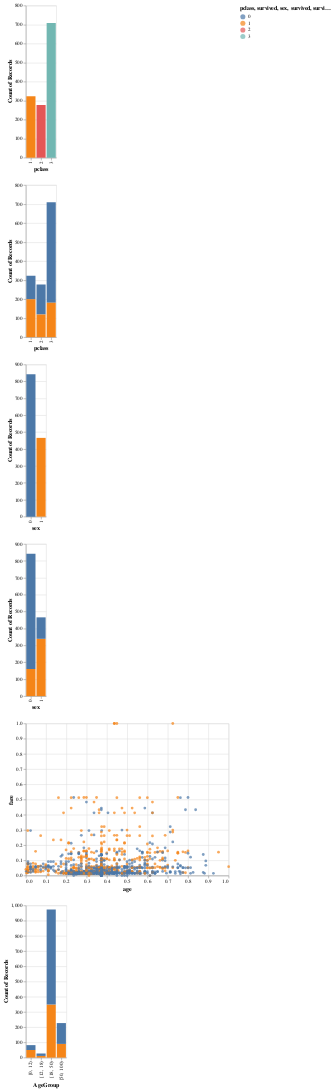

Source (notebook cell):
### Markdown cell above
* เมื่อเตรียมข้อมูลพร้อมแล้ว ให้หาความสัมพันธ์ของตัวแปรต่อไปนี้จากข้อมูล ซึ่งอาจนำเสนอด้วยสถิติและแผนภูมิหรือกราฟก็ได้: \
    i. (10 points) survived และ pclass \
    ii. (10 points) survived และ sex \
    iii. (10 points) survived และ age \
    iv. (10 points) จำนวนสมาชิกครอบครัวที่รอดชีวิต และ Fare

### Code cell
# สร้างแผนภูมิสรุปข้อมูลเพื่อหาคุณลักษณะของผู้โดยสารเรือไททานิค และศึกษาเกี่ยวกับการเสียชีวิตของผู้โดยสาร



# สร้างแผนภูมิแท่งแสดงจำนวนผู้โดยสารในแต่ละชั้นโดยสาร
bar_chart_pclass = alt.Chart(titanic).mark_bar().encode(
    x='pclass:O',
    y='count()',
    color='pclass:N'
)

# สร้างแผนภูมิแท่งแสดงจำนวนผู้โดยสารที่รอดชีวิตและเสียชีวิตในแต่ละชั้นโดยสาร
bar_chart_survived = alt.Chart(titanic).mark_bar().encode(
    x='pclass:O',
    y='count()',
    color='survived:N'
)

# สร้างแผนภูมิแท่งแสดงจำนวนผู้โดยสารชายและหญิง
bar_chart_sex = alt.Chart(titanic).mark_bar().encode(
    x='sex:O',
    y='count()',
    color='sex:N'
)

# สร้างแผนภูมิแท่งแสดงจำนวนผู้โดยสารที่รอดชีวิตและเสียชีวิตตามเพศ
bar_chart_survived_sex = alt.Chart(titanic).mark_bar().encode(
    x='sex:O',
    y='count()',
    color='survived:N'
)

# สร้างแผนภูมิกระจายแสดงความสัมพันธ์ระหว่างอายุและค่าโดยสาร
scatter_chart_age_fare = alt.Chart(titanic).mark_circle().encode(
    x='age',
    y='fare',
    color='survived:N'
)

# สร้างแผนภูมิแสดงจำนวนผู้โดยสารที่รอดชีวิตและเสียชีวิตตามกลุ่มอายุ
bar_chart_survived_agegroup = alt.Chart(titanic).mark_bar().encode(
    x='AgeGroup:O',
    y='count()',
    color='survived:N'
)

# แสดงแผนภูมิทั้งหมด
(bar_chart_pclass & bar_chart_survived & bar_chart_sex & bar_chart_survived_sex & scatter_chart_age_fare & bar_chart_survived_agegroup)

### Figure 1 — Vega-Lite specification as saved in the notebook (floating-point values rounded to 4 significant figures; data arrays with more than 128 entries replaced by an {"elided": "..."} marker saying what was removed)
{"config": {"view": {"continuousWidth": 400, "continuousHeight": 300}}, "vconcat": [{"mark": "bar", "encoding": {"color": {"field": "pclass", "type": "nominal"}, "x": {"field": "pclass", "type": "ordinal"}, "y": {"aggregate": "count", "type": "quantitative"}}}, {"mark": "bar", "encoding": {"color": {"field": "survived", "type": "nominal"}, "x": {"field": "pclass", "type": "ordinal"}, "y": {"aggregate": "count", "type": "quantitative"}}}, {"mark": "bar", "encoding": {"color": {"field": "sex", "type": "nominal"}, "x": {"field": "sex", "type": "ordinal"}, "y": {"aggregate": "count", "type": "quantitative"}}}, {"mark": "bar", "encoding": {"color": {"field": "survived", "type": "nominal"}, "x": {"field": "sex", "type": "ordinal"}, "y": {"aggregate": "count", "type": "quantitative"}}}, {"mark": "circle", "encoding": {"color": {"field": "survived", "type": "nominal"}, "x": {"field": "age", "type": "quantitative"}, "y": {"field": "fare", "type": "quantitative"}}}, {"mark": "bar", "encoding": {"color": {"field": "survived", "type": "nominal"}, "x": {"field": "AgeGroup", "type": "ordinal"}, "y": {"aggregate": "count", "type": "quantitative"}}}], "data": {"name": "data-53527010638fd7549bf144daebed42b9"}, "$schema": "https://vega.github.io/schema/vega-lite/v4.17.0.json", "datasets": {"data-53527010638fd7549bf144daebed42b9": {"elided": "1309 records"}}}
